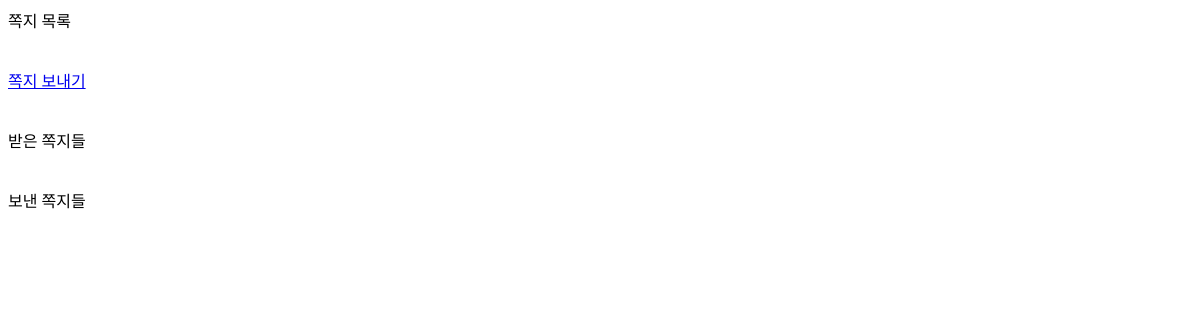
The page /list/ (signed in) on the database as committed earlier.
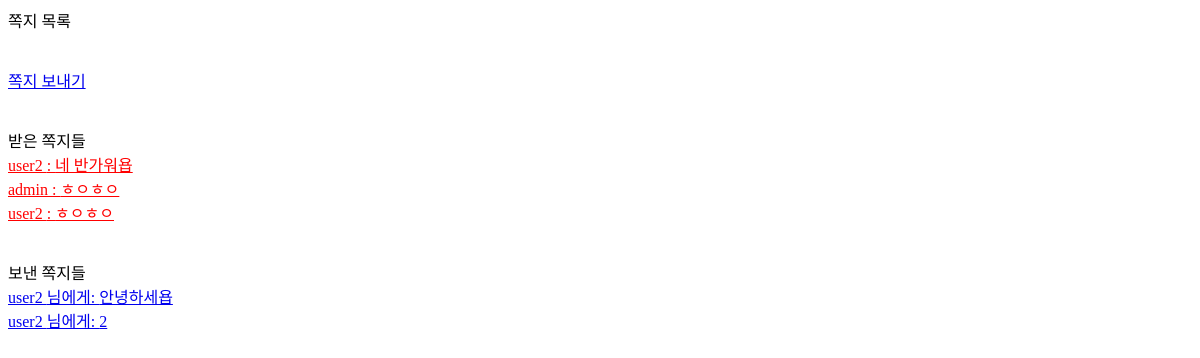
The same page on the database as committed later.
### dmapp/models.py (models this page shows, shortened)
class Dm(models.Model):
    sender = models.ForeignKey(User, on_delete=models.DO_NOTHING, related_name='sender', default='', null=True) #발신자
    receiver = models.ForeignKey(User, on_delete=models.DO_NOTHING, related_name='receiver', default='', null=True) #수신자
    content = models.CharField(max_length=500) #내용
    send_time = models.DateTimeField() #보낸 시간
    read = models.BooleanField(default=False) #확인했는지 (확인했으면 True, 아니면 False)

### dmapp/views.py (the view)
# urls.py: path('list/', dmapp.views.dm_list, name='list'),
def dm_list(request):
    dms = Dm.objects.filter(receiver=request.user)
    send_dms = Dm.objects.filter(sender=request.user)
    return render(request, 'list.html', {'dms': dms, 'send_dms': send_dms})

### dmapp/templates/list.html (shortened to what this page needs)
<a href="/create?sender_id=-1">쪽지 보내기</a>
받은 쪽지들 <br>
{% for dm in dms %}
    {% if not dm.read %}
    <a href="{% url 'detail' dm.id %}" style="color: red;">
        {{dm.sender.username}} : {{dm.content}}
    </a> <br>
    {% else %}
    <a href="{% url 'detail' dm.id %}">
        {{dm.sender.username}} : {{dm.content}}
    </a> <br>
    {% endif %}
{% endfor %}
보낸 쪽지들 <br>
{% for dm in send_dms %}
<a href="{% url 'detail' dm.id %}">
    {{dm.receiver.username}} 님에게: {{dm.content}}
</a> <br>
{% endfor %}

Rows that differ between the two databases and show on the page:
now on this page (row edited): Dm: sender.username "user2", content "네 반가워욥"
added Dm: sender.username "admin", content "ㅎㅇㅎㅇ"
added Dm: sender.username "user2", content "ㅎㅇㅎㅇ"
now on this page (row edited): Dm: receiver.username "user2", content "안녕하세욥"
added Dm: receiver.username "user2", content "2"
